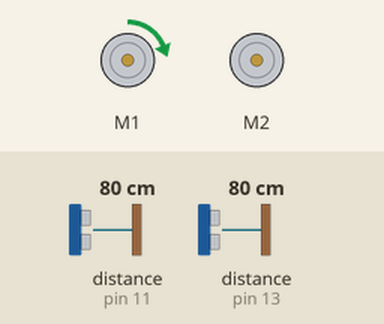
Simulated run of this sketch. Board: Arduino Uno, built for the host (arithmetic inside an expression is 32-bit, double 64-bit). On the bench: 2 × DC motor (green arrow = forward, orange = backward, longer = faster). The test bench sets the inputs (shaded band); at power-on: distance to the obstacle (sensors on pin 11, pin 13) 80 cm. The echo pulse lasts 58.3 µs per cm.

Above: at 2.1 s.
At 37.9 s:
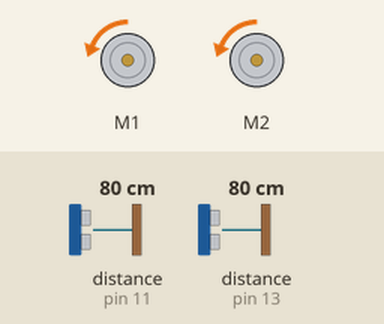
Timing chart, 0 to 39.4 s (numbered marks = the images above):
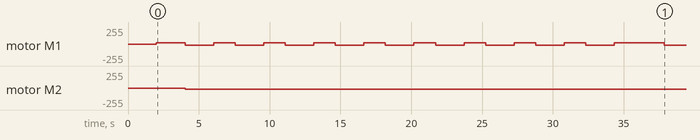

The sketch:

roblow.ino
```cpp
#include <StopWatch.h>
#include <Sabertooth.h>
#include <NewPing.h>

#define TRIGGER_PIN_LEFT 12
#define ECHO_PIN_LEFT 11
#define TRIGGER_PIN_RIGHT 14
#define ECHO_PIN_RIGHT 13
#define MAX_DISTANCE 200

//width in inches
#define WIDTH_OF_ROBOT 61
#define WIDTH_OF_DRIVEWAY 580


Sabertooth ST(128);


NewPing sonarLeft(TRIGGER_PIN_LEFT, ECHO_PIN_LEFT, MAX_DISTANCE);
NewPing sonarRight(TRIGGER_PIN_RIGHT, ECHO_PIN_RIGHT, MAX_DISTANCE);

//using a timer for the return run (goigng up the driveway, it senses a car or the garage, but going down, how will it know when to stop? Timer!)
StopWatch MySW;

void setup() {
  SabertoothTXPinSerial.begin(9600);
  ST.autobaud();

}

void loop() {

  //right motor starts first (assuming snowblower is at the bottom right of the driveway on the edge of the driveway and lawn
  ST.motor(1,10);
  delay(2000);

  int drivewayLength = floor(WIDTH_OF_DRIVEWAY / WIDTH_OF_ROBOT);
  int singleRun = 1;

  while (singleRun <= drivewayLength) {
    MySW.start();

    //arbitrary initialization
    int cmLeft = 500;
    int cmRight = 500;

    while (cmLeft >= 100 && cmRight >= 100 && cmLeft != 0 && cmRight != 0) {
      ST.motor(1,10);
      ST.motor(1,10);
      cmLeft = sonarLeft.ping_cm();
      cmRight = sonarRight.ping_cm();
    }

    MySW.stop();
    int singleRunTime = MySW.elapsed();
    MySW.start();

    //reversing, cant make it turn incase it runs between two cars
    while (MySW.elapsed() <= singleRunTime) {
      ST.motor(1, -10);
      ST.motor(2, -10);
    }

    //adjusting itself for next run (turning, then moving a bit forward along the bottom of the driveway)
    ST.motor(1,-10);
    delay(2000);

    ST.motor(1,10);
    ST.motor(1,10);
    delay(1500);

    singleRun++;
  }

}
```

Measured:
- by itself, motor M2: stopped → backward 20/255 at 4.0 s
- by itself, motor M1: goes forward 20/255 2.0 s, 8 × (backward 20/255 2.0 s, forward 20/255 1.5 s), backward 20/255 2.0 s, forward 20/255 3.5 s, then backward 20/255
